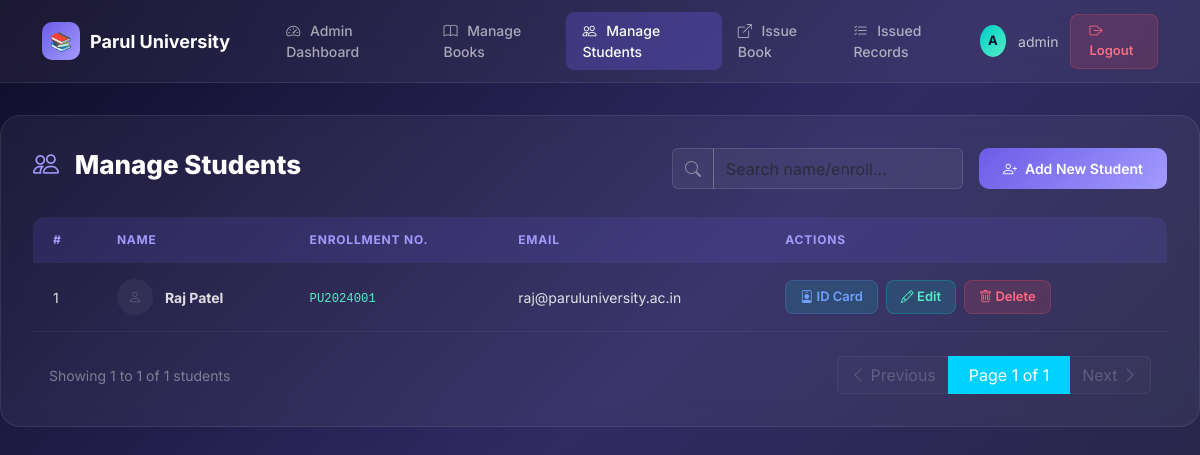
The app's page /students/ (signed in) with its own data.
### library_app/models.py (models this page shows, shortened)
class Student(models.Model):
    user = models.OneToOneField(
        User,
        on_delete=models.CASCADE,
        null=True,
        blank=True,
        related_name='student_profile'
    )
    name = models.CharField(max_length=200, help_text="Enter the student's full name")
    enrollment_no = models.CharField(
        max_length=20,
        unique=True,
        verbose_name="Enrollment No.",
        help_text="Enter unique enrollment number"
    )
    email = models.EmailField(help_text="Enter the student's email address")
    photo = models.ImageField(
        upload_to='students/',
        null=True,
        blank=True,
        help_text="Upload student photo"
    )
    class Meta:
        ordering = ['name']  # Students will be listed alphabetically by name
        verbose_name = "Student"
        verbose_name_plural = "Students"

### library_app/views.py (the view)
# urls.py: path('students/', views.student_list, name='student_list'),
@login_required
def student_list(request):
    if not request.user.is_staff:
        messages.error(request, "Unauthorized access.")
        return redirect('dashboard')
    query = request.GET.get('q')
    if query:
        students_list = Student.objects.filter(
            Q(name__icontains=query) | Q(enrollment_no__icontains=query)
        )
    else:
        students_list = Student.objects.all()
    paginator = Paginator(students_list, 5)
    page_number = request.GET.get('page')
    page_obj = paginator.get_page(page_number)
    return render(request, 'library_app/student_list.html', {
        'students': page_obj,
        'search_query': query
    })

### library_app/templates/library_app/student_list.html (shortened to what this page needs)
{% extends "library_app/base.html" %}
{% block content %}
<div class="glass-card">
    <div class="page-header">
        <h2><i class="bi bi-people"></i> Manage Students</h2>
        <div class="d-flex gap-3">
            <form action="{% url 'student_list' %}" method="GET" class="d-flex">
                <div class="input-group">
                    <span class="input-group-text" style="background: rgba(255,255,255,0.05); border: 1px solid rgba(255,255,255,0.12); color: rgba(255,255,255,0.4);">
                        <i class="bi bi-search"></i>
                    </span>
                    <input type="text" name="q" class="form-control" placeholder="Search name/enroll..."
                           value="{{ search_query|default:'' }}"
                           style="background: rgba(255,255,255,0.05); border: 1px solid rgba(255,255,255,0.12); color: #fff; width: 250px;">
                </div>
            </form>
            <a href="{% url 'student_add' %}" class="btn-primary-custom">
                <i class="bi bi-person-plus"></i> Add New Student
            </a>
        </div>
    </div>
    {% if students %}
    <div class="table-responsive">
        <table class="table-glass">
            <thead>
                <tr>
                    <th>#</th>
                    <th>Name</th>
                    <th>Enrollment No.</th>
                    <th>Email</th>
                    <th>Actions</th>
                </tr>
            </thead>
            <tbody>
                {% for student in students %}
                <tr>
                    <td>{{ forloop.counter }}</td>
                    <td>
                        <div style="display: flex; align-items: center; gap: 12px;">
                            <div style="width: 36px; height: 36px; border-radius: 50%; overflow: hidden; background: rgba(255,255,255,0.05); flex-shrink: 0;">
                                {% if student.photo %}
                                    <img src="{{ student.photo.url }}" alt="" style="width: 100%; height: 100%; object-fit: cover;">
                                {% else %}
                                    <div style="width: 100%; height: 100%; display: flex; align-items: center; justify-content: center; color: rgba(255,255,255,0.2);">
                                        <i class="bi bi-person"></i>
                                    </div>
                                {% endif %}
                            </div>
                            <strong>{{ student.name }}</strong>
                        </div>
                    </td>
                    <td><code style="color: #55efc4;">{{ student.enrollment_no }}</code></td>
                    <td>{{ student.email }}</td>
                    <td>
                        <div class="actions-cell">
                            <a href="{% url 'student_id_card' student.id %}" class="btn-edit" title="Generate ID Card" style="color: #70a1ff; border-color: rgba(112, 161, 255, 0.2);">
                                <i class="bi bi-person-badge"></i> ID Card
                            </a>
                            <a href="{% url 'student_edit' student.id %}" class="btn-edit">
                                <i class="bi bi-pencil"></i> Edit
                            </a>
                            <a href="{% url 'student_delete' student.id %}" class="btn-delete"
                               onclick="return confirm('Are you sure you want to delete this student?')">
                                <i class="bi bi-trash"></i> Delete
                            </a>
                        </div>
                    </td>
                </tr>
                {% endfor %}
            </tbody>
        </table>
    </div>
    <div class="d-flex justify-content-between align-items-center mt-4 px-3">
        <div style="color: rgba(255,255,255,0.4); font-size: 14px;">
            Showing {{ students.start_index }} to {{ students.end_index }} of {{ students.paginator.count }} students
        </div>
        <nav aria-label="Page navigation">
            <ul class="pagination mb-0">
                {% if students.has_previous %}
                <li class="page-item">
                    <a class="page-link" href="?page={{ students.previous_page_number }}{% if search_query %}&q={{ search_query }}{% endif %}" style="background: rgba(255,255,255,0.05); border: 1px solid rgba(255,255,255,0.1); color: #fff;">
                        <i class="bi bi-chevron-left"></i> Previous
                    </a>
                </li>
                {% else %}
                <li class="page-item disabled">
                    <span class="page-link" style="background: rgba(255,255,255,0.02); border: 1px solid rgba(255,255,255,0.05); color: rgba(255,255,255,0.2);">
                        <i class="bi bi-chevron-left"></i> Previous
                    </span>
                </li>
                {% endif %}
                <li class="page-item active">
                    <span class="page-link" style="background: #00d2ff; border: 1px solid #00d2ff; color: #fff; padding-left: 20px; padding-right: 20px;">
                        Page {{ students.number }} of {{ students.paginator.num_pages }}
                    </span>
                </li>
                {% if students.has_next %}
                <li class="page-item">
                    <a class="page-link" href="?page={{ students.next_page_number }}{% if search_query %}&q={{ search_query }}{% endif %}" style="background: rgba(255,255,255,0.05); border: 1px solid rgba(255,255,255,0.1); color: #fff;">
                        Next <i class="bi bi-chevron-right"></i>
                    </a>
                </li>
                {% else %}
                <li class="page-item disabled">
                    <span class="page-link" style="background: rgba(255,255,255,0.02); border: 1px solid rgba(255,255,255,0.05); color: rgba(255,255,255,0.2);">
                        Next <i class="bi bi-chevron-right"></i>
                    </span>
                </li>
                {% endif %}
            </ul>
        </nav>
    </div>
    {% endif %}
</div>
{% endblock %}

### library_app/templates/library_app/base.html (shortened to what this page needs)
<!DOCTYPE html>
<html lang="en">
<head>
    <link href="https://cdn.jsdelivr.net/npm/bootstrap@5.3.2/dist/css/bootstrap.min.css" rel="stylesheet">
    <link href="https://cdn.jsdelivr.net/npm/bootstrap-icons@1.11.3/font/bootstrap-icons.min.css" rel="stylesheet">
</head>
<body>
    <nav class="navbar navbar-expand-lg navbar-custom">
        <div class="container">
            <a class="navbar-brand" href="{% url 'dashboard' %}">
                <span class="brand-icon">📚</span>
                Parul University
            </a>
            <div class="collapse navbar-collapse" id="navbarNav">
                <ul class="navbar-nav me-auto ms-4">
                    {% if user.is_staff %}
                    <li class="nav-item">
                        <a class="nav-link {% if request.resolver_match.url_name == 'dashboard' %}active{% endif %}"
                           href="{% url 'dashboard' %}">
                            <i class="bi bi-speedometer2"></i> Admin Dashboard
                        </a>
                    </li>
                    <li class="nav-item">
                        <a class="nav-link {% if 'book' in request.resolver_match.url_name %}active{% endif %}"
                           href="{% url 'book_list' %}">
                            <i class="bi bi-book"></i> Manage Books
                        </a>
                    </li>
                    <li class="nav-item">
                        <a class="nav-link {% if 'student' in request.resolver_match.url_name %}active{% endif %}"
                           href="{% url 'student_list' %}">
                            <i class="bi bi-people"></i> Manage Students
                        </a>
                    </li>
                    <li class="nav-item">
                        <a class="nav-link {% if request.resolver_match.url_name == 'issue_book' %}active{% endif %}"
                           href="{% url 'issue_book' %}">
                            <i class="bi bi-box-arrow-up-right"></i> Issue Book
                        </a>
                    </li>
                    <li class="nav-item">
                        <a class="nav-link {% if request.resolver_match.url_name == 'issued_list' or request.resolver_match.url_name == 'return_book' %}active{% endif %}"
                           href="{% url 'issued_list' %}">
                            <i class="bi bi-list-check"></i> Issued Records
                        </a>
                    </li>
                    {% endif %}
                </ul>
                <div class="user-section">
                    <div class="user-avatar-sm">{{ user.username|first|upper }}</div>
                    <span class="user-name">{{ user.username }}</span>
                    <a href="{% url 'logout' %}" class="btn-logout">
                        <i class="bi bi-box-arrow-right"></i> Logout
                    </a>
                </div>
            </div>
        </div>
    </nav>
    <div class="container main-container">
        {% block content %}{% endblock %}
    </div>
</body>
</html>

### library_app/templates/library_app/base.html (style rules this page uses)
* { margin: 0; padding: 0; box-sizing: border-box; }
body { font-family: 'Inter', sans-serif; min-height: 100vh; background: linear-gradient(135deg, #0f0c29, #302b63, #24243e); color: #ffffff; }
.navbar-custom { background: rgba(255, 255, 255, 0.05) !important; backdrop-filter: blur(20px); -webkit-backdrop-filter: blur(20px); border-bottom: 1px solid rgba(255, 255, 255, 0.08); padding: 12px 0; }
.navbar-custom .navbar-brand { display: flex; align-items: center; gap: 10px; color: #fff; font-weight: 700; font-size: 18px; }
.navbar-custom .navbar-brand .brand-icon { width: 38px; height: 38px; background: linear-gradient(135deg, #6c5ce7, #a29bfe); border-radius: 10px; display: flex; align-items: center; justify-content: center; font-size: 18px; }
.navbar-custom .nav-link { color: rgba(255, 255, 255, 0.6) !important; font-weight: 500; font-size: 14px; padding: 8px 16px !important; border-radius: 8px; transition: all 0.3s ease; }
.navbar-custom .nav-link:hover, .navbar-custom .nav-link.active { color: #fff !important; background: rgba(108, 92, 231, 0.2); }
.navbar-custom .nav-link.active { background: rgba(108, 92, 231, 0.3); }
.navbar-custom .nav-link i { margin-right: 6px; }
.user-section { display: flex; align-items: center; gap: 12px; }
.user-avatar-sm { width: 32px; height: 32px; background: linear-gradient(135deg, #00cec9, #55efc4); border-radius: 50%; display: flex; align-items: center; justify-content: center; font-weight: 700; font-size: 13px; color: #0f0c29; }
.user-name { color: rgba(255, 255, 255, 0.7); font-size: 14px; }
.btn-logout { padding: 7px 18px; background: rgba(255, 71, 87, 0.15); border: 1px solid rgba(255, 71, 87, 0.25); border-radius: 8px; color: #ff6b81; font-size: 13px; font-weight: 600; text-decoration: none; transition: all 0.3s ease; }
.main-container { padding: 32px 0; max-width: 1200px; margin: 0 auto; }
.glass-card { background: rgba(255, 255, 255, 0.05); backdrop-filter: blur(10px); border: 1px solid rgba(255, 255, 255, 0.08); border-radius: 20px; padding: 32px; }
.page-header { display: flex; justify-content: space-between; align-items: center; margin-bottom: 28px; flex-wrap: wrap; gap: 16px; }
.page-header h2 { font-size: 26px; font-weight: 800; }
.page-header h2 i { margin-right: 10px; color: #a29bfe; }
.btn-primary-custom { background: linear-gradient(135deg, #6c5ce7, #a29bfe); border: none; border-radius: 10px; padding: 10px 24px; color: #fff; font-weight: 600; font-size: 14px; text-decoration: none; transition: all 0.3s ease; display: inline-flex; align-items: center; gap: 8px; }
.btn-edit { background: rgba(0, 206, 201, 0.15); border: 1px solid rgba(0, 206, 201, 0.25); color: #55efc4; padding: 6px 14px; border-radius: 8px; font-size: 13px; font-weight: 600; text-decoration: none; transition: all 0.3s ease; }
.btn-delete { background: rgba(255, 71, 87, 0.15); border: 1px solid rgba(255, 71, 87, 0.25); color: #ff6b81; padding: 6px 14px; border-radius: 8px; font-size: 13px; font-weight: 600; text-decoration: none; transition: all 0.3s ease; }
.table-glass { width: 100%; border-collapse: separate; border-spacing: 0; }
.table-glass thead th { background: rgba(108, 92, 231, 0.15); color: #a29bfe; font-size: 12px; font-weight: 700; text-transform: uppercase; letter-spacing: 0.8px; padding: 14px 20px; border: none; }
.table-glass thead th:first-child { border-radius: 12px 0 0 0; }
.table-glass thead th:last-child { border-radius: 0 12px 0 0; }
.table-glass tbody td { padding: 16px 20px; border-bottom: 1px solid rgba(255, 255, 255, 0.05); font-size: 14px; color: rgba(255, 255, 255, 0.85); vertical-align: middle; }
.table-glass tbody tr { transition: all 0.2s ease; }
.table-glass .actions-cell { display: flex; gap: 8px; }

### records on screen
Student: name "Raj Patel", enrollment_no "PU2024001", email "raj@paruluniversity.ac.in"

### other values on screen
{{ user.username|first|upper }} "A"
{{ user.username }} "admin"
{{ students.start_index }} "1"
{{ students.end_index }} "1"
{{ students.paginator.count }} "1"
{{ students.number }} "1"
{{ students.paginator.num_pages }} "1"
